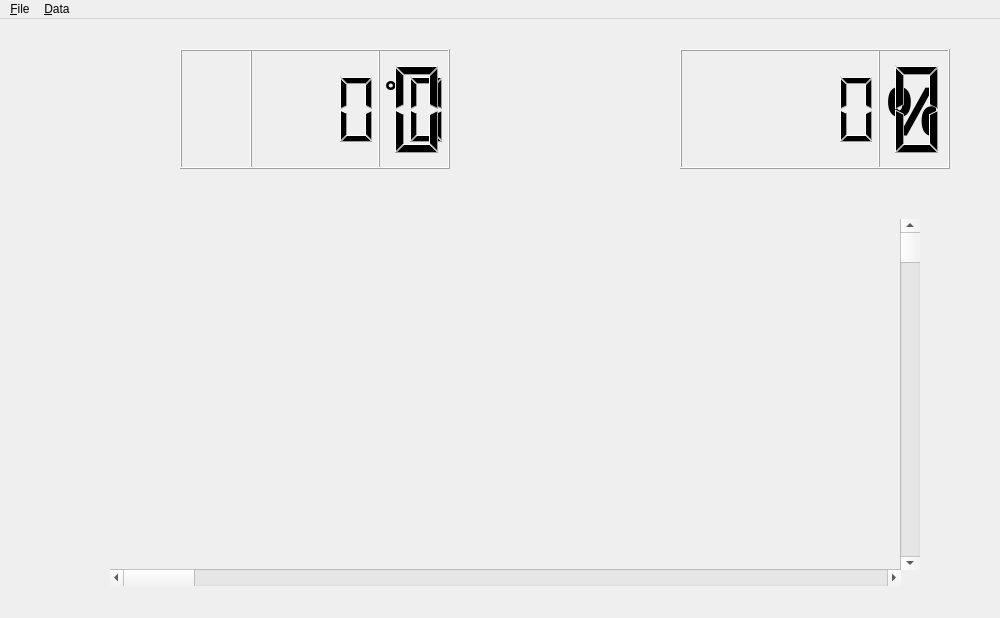
<?xml version="1.0" encoding="UTF-8"?>
<ui version="4.0">
 <class>HumidityWindow</class>
 <widget class="QMainWindow" name="HumidityWindow">
  <property name="geometry">
   <rect>
    <x>0</x>
    <y>0</y>
    <width>1000</width>
    <height>618</height>
   </rect>
  </property>
  <property name="windowTitle">
   <string>MainWindow</string>
  </property>
  <widget class="QWidget" name="centralwidget">
   <widget class="QLabel" name="label">
    <property name="geometry">
     <rect>
      <x>60</x>
      <y>27</y>
      <width>90</width>
      <height>130</height>
     </rect>
    </property>
    <property name="text">
     <string/>
    </property>
    <property name="pixmap">
     <pixmap resource="images.qrc">:/images/temperature_icon.png</pixmap>
    </property>
    <property name="scaledContents">
     <bool>true</bool>
    </property>
   </widget>
   <widget class="QLabel" name="label_2">
    <property name="geometry">
     <rect>
      <x>570</x>
      <y>30</y>
      <width>90</width>
      <height>120</height>
     </rect>
    </property>
    <property name="text">
     <string/>
    </property>
    <property name="pixmap">
     <pixmap resource="images.qrc">:/images/humidity_icon.png</pixmap>
    </property>
    <property name="scaledContents">
     <bool>true</bool>
    </property>
   </widget>
   <widget class="QWidget" name="widget" native="true">
    <property name="geometry">
     <rect>
      <x>160</x>
      <y>0</y>
      <width>301</width>
      <height>171</height>
     </rect>
    </property>
    <widget class="QLCDNumber" name="temp_lcdNumber_2">
     <property name="geometry">
      <rect>
       <x>90</x>
       <y>30</y>
       <width>200</width>
       <height>120</height>
      </rect>
     </property>
    </widget>
    <widget class="QLabel" name="label_3">
     <property name="geometry">
      <rect>
       <x>225</x>
       <y>10</y>
       <width>20</width>
       <height>120</height>
      </rect>
     </property>
     <property name="font">
      <font>
       <family>Aharoni</family>
       <pointsize>20</pointsize>
       <weight>75</weight>
       <bold>true</bold>
      </font>
     </property>
     <property name="text">
      <string>°</string>
     </property>
    </widget>
    <widget class="QLCDNumber" name="temp_lcdNumber">
     <property name="geometry">
      <rect>
       <x>20</x>
       <y>30</y>
       <width>200</width>
       <height>120</height>
      </rect>
     </property>
    </widget>
    <widget class="QLCDNumber" name="temp_lcdNumber_3">
     <property name="geometry">
      <rect>
       <x>20</x>
       <y>30</y>
       <width>270</width>
       <height>120</height>
      </rect>
     </property>
    </widget>
   </widget>
   <widget class="QWidget" name="widget_2" native="true">
    <property name="geometry">
     <rect>
      <x>660</x>
      <y>0</y>
      <width>301</width>
      <height>171</height>
     </rect>
    </property>
    <widget class="QLabel" name="label_4">
     <property name="geometry">
      <rect>
       <x>226</x>
       <y>30</y>
       <width>50</width>
       <height>121</height>
      </rect>
     </property>
     <property name="font">
      <font>
       <family>Aharoni</family>
       <pointsize>50</pointsize>
       <weight>75</weight>
       <bold>true</bold>
      </font>
     </property>
     <property name="text">
      <string>%</string>
     </property>
    </widget>
    <widget class="QLCDNumber" name="humi_lcdNumber">
     <property name="geometry">
      <rect>
       <x>20</x>
       <y>30</y>
       <width>200</width>
       <height>120</height>
      </rect>
     </property>
    </widget>
    <widget class="QLCDNumber" name="humi_lcdNumber_3">
     <property name="geometry">
      <rect>
       <x>20</x>
       <y>30</y>
       <width>270</width>
       <height>120</height>
      </rect>
     </property>
    </widget>
   </widget>
   <widget class="QScrollBar" name="verticalScrollBar">
    <property name="geometry">
     <rect>
      <x>900</x>
      <y>200</y>
      <width>20</width>
      <height>351</height>
     </rect>
    </property>
    <property name="orientation">
     <enum>Qt::Vertical</enum>
    </property>
   </widget>
   <widget class="QCustomPlot" name="plot" native="true">
    <property name="enabled">
     <bool>true</bool>
    </property>
    <property name="geometry">
     <rect>
      <x>110</x>
      <y>200</y>
      <width>791</width>
      <height>351</height>
     </rect>
    </property>
    <property name="sizePolicy">
     <sizepolicy hsizetype="Preferred" vsizetype="MinimumExpanding">
      <horstretch>0</horstretch>
      <verstretch>0</verstretch>
     </sizepolicy>
    </property>
   </widget>
   <widget class="QScrollBar" name="horizontalScrollBar">
    <property name="geometry">
     <rect>
      <x>110</x>
      <y>550</y>
      <width>791</width>
      <height>17</height>
     </rect>
    </property>
    <property name="orientation">
     <enum>Qt::Horizontal</enum>
    </property>
   </widget>
   <widget class="QPushButton" name="closeBtn">
    <property name="geometry">
     <rect>
      <x>960</x>
      <y>0</y>
      <width>40</width>
      <height>40</height>
     </rect>
    </property>
    <property name="text">
     <string/>
    </property>
    <property name="icon">
     <iconset resource="images.qrc">
      <normaloff>:/images/close3.png</normaloff>
      <normalon>:/images/close3.png</normalon>:/images/close3.png</iconset>
    </property>
    <property name="iconSize">
     <size>
      <width>60</width>
      <height>60</height>
     </size>
    </property>
    <property name="flat">
     <bool>true</bool>
    </property>
   </widget>
  </widget>
  <widget class="QMenuBar" name="menubar">
   <property name="geometry">
    <rect>
     <x>0</x>
     <y>0</y>
     <width>1000</width>
     <height>23</height>
    </rect>
   </property>
   <widget class="QMenu" name="menuFile">
    <property name="title">
     <string>&amp;File</string>
    </property>
    <addaction name="humi_Save"/>
    <addaction name="humi_Open"/>
   </widget>
   <widget class="QMenu" name="menu_Data">
    <property name="title">
     <string>&amp;Data</string>
    </property>
    <addaction name="humi_SourceFile"/>
    <addaction name="humi_ShowInPlot"/>
   </widget>
   <addaction name="menuFile"/>
   <addaction name="menu_Data"/>
  </widget>
  <action name="humi_Save">
   <property name="text">
    <string>&amp;Save</string>
   </property>
  </action>
  <action name="humi_Open">
   <property name="text">
    <string>&amp;Open</string>
   </property>
  </action>
  <action name="humi_SourceFile">
   <property name="text">
    <string>SourceF&amp;ile</string>
   </property>
  </action>
  <action name="humi_ShowInPlot">
   <property name="text">
    <string>ShowIn&amp;Plot</string>
   </property>
  </action>
 </widget>
 <customwidgets>
  <customwidget>
   <class>QCustomPlot</class>
   <extends>QWidget</extends>
   <header location="global">qcustomplot.h</header>
   <container>1</container>
  </customwidget>
 </customwidgets>
 <resources>
  <include location="images.qrc"/>
 </resources>
 <connections/>
</ui>
